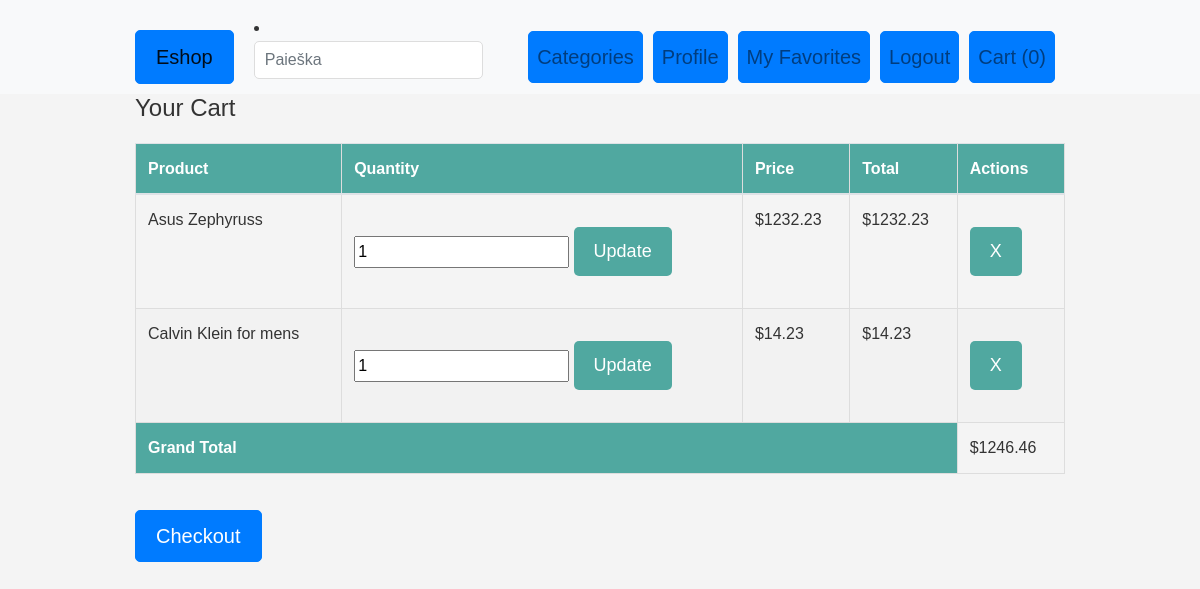
The page /cart-detail/ (signed in) on the database its author committed.
### eshopas_app/models.py (models this page shows, shortened)
class CartItem(models.Model):
    product = models.ForeignKey(Product, on_delete=models.CASCADE)
    quantity = models.PositiveIntegerField(default=1)
    created_at = models.DateTimeField(auto_now_add=True)
    cart = models.ForeignKey(Cart, on_delete=models.CASCADE, default=None)
    def total_price(self):
        return self.product.price * self.quantity

class Product(models.Model):
    product_id = models.IntegerField(default=0)
    name = models.CharField(max_length=100)
    price = models.DecimalField(max_digits=10, decimal_places=2)
    category = models.ForeignKey(Category, on_delete=models.CASCADE, default=1)
    image = models.ImageField(upload_to='product_images/', blank=True, null=True)
    thumbnail = ImageSpecField(source='image', processors=[ResizeToFill(150, 200)], format='JPEG', options={'quality': 90})
    is_featured = models.BooleanField(default=True)
    stock = models.PositiveIntegerField(default=0)
    description = models.TextField(blank=True)
    favorites = models.ManyToManyField(User, related_name='favorites', blank=True)

### eshopas_app/views.py (the view)
# urls.py: path('cart-detail/', views.cart_detail, name='cart_detail'),
@login_required
def cart_detail(request):
    user = request.user
    cart, created = Cart.objects.get_or_create(user=user)
    cart_items = CartItem.objects.filter(cart=cart)
    total_cart_value = sum(item.total_price() for item in cart_items)
    context = {
        'cart_items': cart_items,
        'total_cart_value': total_cart_value,
    }
    return render(request, 'cart_detail.html', context)

### eshopas_app/templatetags/myfilters.py (called while the page is built, shortened)
@register.filter
def cart_total(cart):
    if not cart:
        return 0

### eshopas_app/templates/cart_detail.html (shortened to what this page needs)
{% extends 'base.html' %}
{% load static %}
{% load myfilters %}
{% block content %}
    <h2>Your Cart</h2>
    <table class="table">
        <thead>
            <tr>
                <th>Product</th>
                <th>Quantity</th>
                <th>Price</th>
                <th>Total</th>
                <th>Actions</th>
            </tr>
        </thead>
        <tbody>
            {% for item in cart_items %}
                <tr>
                    <td>{{ item.product.name }}</td>
                    <td>
                        <form method="post" action="{% url 'update_quantity' item.product.id %}">
                            <input type="number" name="quantity" value="{{ item.quantity }}" min="1">
                            <button type="submit">Update</button>
                        </form>
                    </td>
                    <td>${{ item.product.price }}</td>
                    <td>${{ item.total_price }}</td>
                    <td>
                        <form method="post" action="{% url 'remove_item' item.product.id %}">
                            <button type="submit">X</button>
                        </form>
                    </td>
                </tr>
            {% endfor %}
        </tbody>
        <tfoot>
            <tr>
                <th colspan="4">Grand Total</th>
                <td>${{ total_cart_value }}</td>
            </tr>
        </tfoot>
    </table>
    <a href="{% url 'checkout' %}" class="btn btn-primary">Checkout</a>
{% endblock %}

### static/css/styles.css (style rules this page uses)
body { font-family: Arial, sans-serif; line-height: 1.6; color: #333; background-color: #f4f4f4; margin: 0; padding: 0; }
form { margin: 20px 0; }
button { display: inline-block; color: #fff; background-color: #50a8a0; padding: 10px 20px; border: none; border-radius: 5px; cursor: pointer; text-decoration: none; }
table { width: 100%; border-collapse: collapse; margin: 20px 0; }
table, th, td { border: 1px solid #ddd; }
th, td { text-align: left; padding: 15px; }
th { background-color: #50a8a0; color: white; }
tr:nth-child(even) { background-color: #f2f2f2; }
.btn { border-radius: 5px; padding: 8px 16px; font-size: 16px; text-align: center; text-decoration: none; cursor: pointer; transition: background-color 0.3s ease; }
.btn-primary { color: #ffffff; background-color: #007bff; border-color: #007bff; }
h2 { font-size: 24px; }
button { font-size: 18px; padding: 10px 20px; border: none; border-radius: 5px; cursor: pointer; }
a.btn-primary { font-size: 20px; margin-top: 20px; padding: 10px 20px; text-decoration: none; background-color: #007bff; color: #fff; border-radius: 5px; }

### rows shown on the page
CartItem: product.name "Asus Zephyruss", quantity "1", product.price "1232.23", total_price "1232.23"
CartItem: product.name "Calvin Klein for mens", quantity "1", product.price "14.23", total_price "14.23"

### other values the page prints
{{ request.session.cart|cart_total }} "0"
{{ total_cart_value }} "1246.46"
